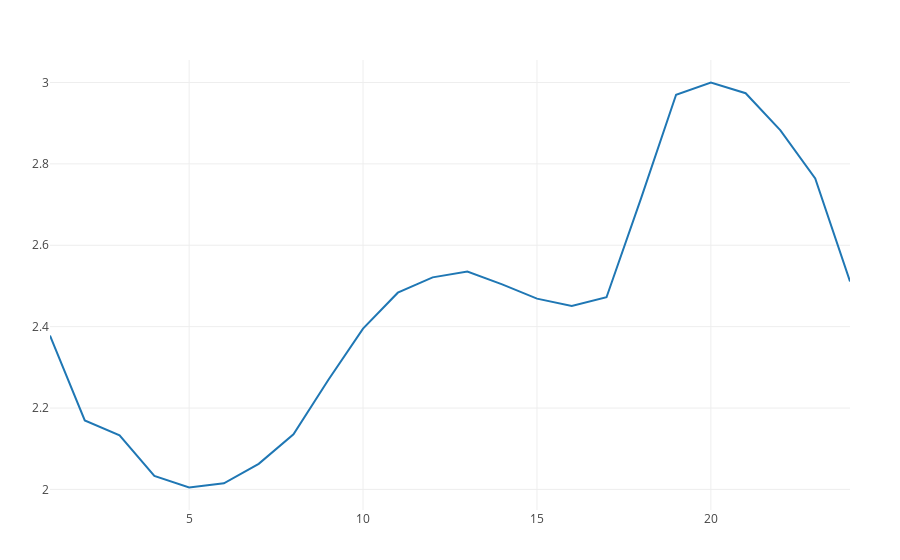

Write notebook code for a chart like this one.
### Markdown cell above
Time Series also can be easily plotted (In the future we expect to have a better way to plot Time Series and Power Systems)

### Code cell
PlotlyJS.plot((get_component(load_forecast_DA[1]) |> get_maxactivepower) * values(load_forecast_DA[1].data))

### Figure 1 — Plotly figure (JSON) as saved in the notebook; plotly's stock layout.template omitted (floating-point values rounded to 4 significant figures)
{"data": [{"type": "scatter", "x": [1, 2, 3, 4, 5, 6, 7, 8, 9, 10, 11, 12, 13, 14, 15, 16, 17, 18, 19, 20, 21, 22, 23, 24], "y": [2.378, 2.17, 2.133, 2.033, 2.005, 2.015, 2.063, 2.135, 2.269, 2.395, 2.484, 2.521, 2.535, 2.504, 2.469, 2.451, 2.472, 2.717, 2.97, 3, 2.974, 2.883, 2.764, 2.511]}], "layout": {"margin": {"b": 50, "l": 50, "r": 50, "t": 60}}}
